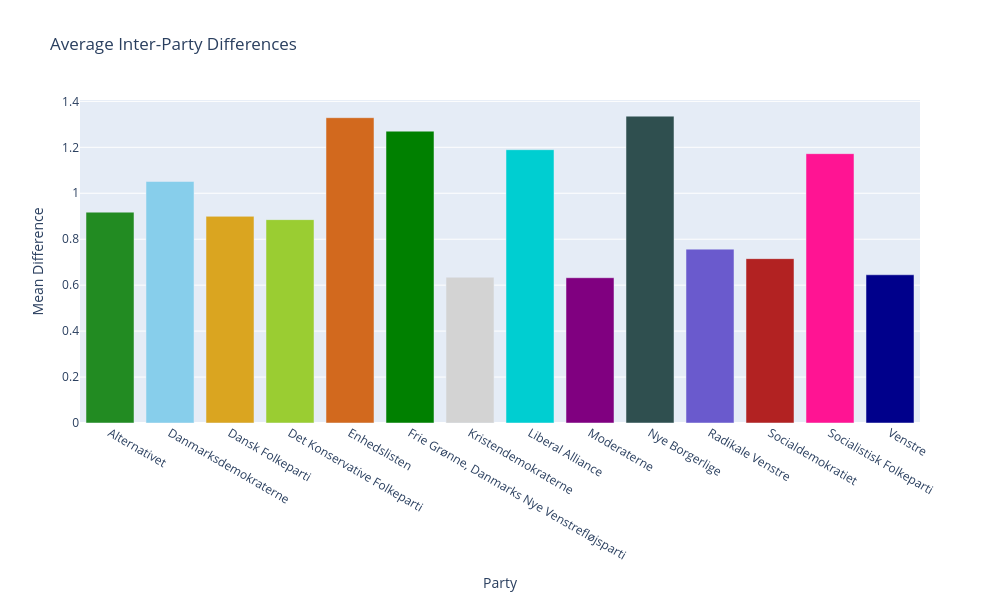

Notebook code for this chart:
### Code cell
inter_party_differences_df = inter_party_differences.mean(axis=1).reset_index() # similar to unstack.
inter_party_differences_df.columns = ['parti', 'mean']

fig = px.bar(
    inter_party_differences_df, x='parti', y='mean',
    title='Average Inter-Party Differences',
    labels={'parti': 'Party', 'mean': 'Mean Difference'},
    color='parti',
    color_discrete_map=party_colors,
    height=600, width=1000
)

fig.update_traces()
fig.update_layout(showlegend=False)
fig.show()

### Figure 1 — Plotly figure (JSON) as saved in the notebook; plotly's stock layout.template omitted (floating-point values rounded to 4 significant figures)
{"data": [{"hovertemplate": "Party=%{x}<br>Mean Difference=%{y}<extra></extra>", "legendgroup": "Alternativet", "marker": {"color": "#228B22", "pattern": {"shape": ""}}, "name": "Alternativet", "orientation": "v", "showlegend": true, "textposition": "auto", "type": "bar", "x": ["Alternativet"], "xaxis": "x", "y": [0.9177], "yaxis": "y"}, {"hovertemplate": "Party=%{x}<br>Mean Difference=%{y}<extra></extra>", "legendgroup": "Danmarksdemokraterne", "marker": {"color": "#87CEEB", "pattern": {"shape": ""}}, "name": "Danmarksdemokraterne", "orientation": "v", "showlegend": true, "textposition": "auto", "type": "bar", "x": ["Danmarksdemokraterne"], "xaxis": "x", "y": [1.051], "yaxis": "y"}, {"hovertemplate": "Party=%{x}<br>Mean Difference=%{y}<extra></extra>", "legendgroup": "Dansk Folkeparti", "marker": {"color": "#DAA520", "pattern": {"shape": ""}}, "name": "Dansk Folkeparti", "orientation": "v", "showlegend": true, "textposition": "auto", "type": "bar", "x": ["Dansk Folkeparti"], "xaxis": "x", "y": [0.8996], "yaxis": "y"}, {"hovertemplate": "Party=%{x}<br>Mean Difference=%{y}<extra></extra>", "legendgroup": "Det Konservative Folkeparti", "marker": {"color": "#9ACD32", "pattern": {"shape": ""}}, "name": "Det Konservative Folkeparti", "orientation": "v", "showlegend": true, "textposition": "auto", "type": "bar", "x": ["Det Konservative Folkeparti"], "xaxis": "x", "y": [0.8852], "yaxis": "y"}, {"hovertemplate": "Party=%{x}<br>Mean Difference=%{y}<extra></extra>", "legendgroup": "Enhedslisten", "marker": {"color": "#D2691E", "pattern": {"shape": ""}}, "name": "Enhedslisten", "orientation": "v", "showlegend": true, "textposition": "auto", "type": "bar", "x": ["Enhedslisten"], "xaxis": "x", "y": [1.329], "yaxis": "y"}, {"hovertemplate": "Party=%{x}<br>Mean Difference=%{y}<extra></extra>", "legendgroup": "Frie Grønne, Danmarks Nye Venstrefløjsparti", "marker": {"color": "#008000", "pattern": {"shape": ""}}, "name": "Frie Grønne, Danmarks Nye Venstrefløjsparti", "orientation": "v", "showlegend": true, "textposition": "auto", "type": "bar", "x": ["Frie Grønne, Danmarks Nye Venstrefløjsparti"], "xaxis": "x", "y": [1.27], "yaxis": "y"}, {"hovertemplate": "Party=%{x}<br>Mean Difference=%{y}<extra></extra>", "legendgroup": "Kristendemokraterne", "marker": {"color": "#D3D3D3", "pattern": {"shape": ""}}, "name": "Kristendemokraterne", "orientation": "v", "showlegend": true, "textposition": "auto", "type": "bar", "x": ["Kristendemokraterne"], "xaxis": "x", "y": [0.6348], "yaxis": "y"}, {"hovertemplate": "Party=%{x}<br>Mean Difference=%{y}<extra></extra>", "legendgroup": "Liberal Alliance", "marker": {"color": "#00CED1", "pattern": {"shape": ""}}, "name": "Liberal Alliance", "orientation": "v", "showlegend": true, "textposition": "auto", "type": "bar", "x": ["Liberal Alliance"], "xaxis": "x", "y": [1.19], "yaxis": "y"}, {"hovertemplate": "Party=%{x}<br>Mean Difference=%{y}<extra></extra>", "legendgroup": "Moderaterne", "marker": {"color": "#800080", "pattern": {"shape": ""}}, "name": "Moderaterne", "orientation": "v", "showlegend": true, "textposition": "auto", "type": "bar", "x": ["Moderaterne"], "xaxis": "x", "y": [0.6323], "yaxis": "y"}, {"hovertemplate": "Party=%{x}<br>Mean Difference=%{y}<extra></extra>", "legendgroup": "Nye Borgerlige", "marker": {"color": "#2F4F4F", "pattern": {"shape": ""}}, "name": "Nye Borgerlige", "orientation": "v", "showlegend": true, "textposition": "auto", "type": "bar", "x": ["Nye Borgerlige"], "xaxis": "x", "y": [1.336], "yaxis": "y"}, {"hovertemplate": "Party=%{x}<br>Mean Difference=%{y}<extra></extra>", "legendgroup": "Radikale Venstre", "marker": {"color": "#6A5ACD", "pattern": {"shape": ""}}, "name": "Radikale Venstre", "orientation": "v", "showlegend": true, "textposition": "auto", "type": "bar", "x": ["Radikale Venstre"], "xaxis": "x", "y": [0.7568], "yaxis": "y"}, {"hovertemplate": "Party=%{x}<br>Mean Difference=%{y}<extra></extra>", "legendgroup": "Socialdemokratiet", "marker": {"color": "#B22222", "pattern": {"shape": ""}}, "name": "Socialdemokratiet", "orientation": "v", "showlegend": true, "textposition": "auto", "type": "bar", "x": ["Socialdemokratiet"], "xaxis": "x", "y": [0.7154], "yaxis": "y"}, {"hovertemplate": "Party=%{x}<br>Mean Difference=%{y}<extra></extra>", "legendgroup": "Socialistisk Folkeparti", "marker": {"color": "#FF1493", "pattern": {"shape": ""}}, "name": "Socialistisk Folkeparti", "orientation": "v", "showlegend": true, "textposition": "auto", "type": "bar", "x": ["Socialistisk Folkeparti"], "xaxis": "x", "y": [1.172], "yaxis": "y"}, {"hovertemplate": "Party=%{x}<br>Mean Difference=%{y}<extra></extra>", "legendgroup": "Venstre", "marker": {"color": "#00008B", "pattern": {"shape": ""}}, "name": "Venstre", "orientation": "v", "showlegend": true, "textposition": "auto", "type": "bar", "x": ["Venstre"], "xaxis": "x", "y": [0.6452], "yaxis": "y"}], "layout": {"barmode": "relative", "height": 600, "legend": {"title": {"text": "Party"}, "tracegroupgap": 0}, "showlegend": false, "title": {"text": "Average Inter-Party Differences"}, "width": 1000, "xaxis": {"anchor": "y", "categoryarray": ["Alternativet", "Danmarksdemokraterne", "Dansk Folkeparti", "Det Konservative Folkeparti", "Enhedslisten", "Frie Grønne, Danmarks Nye Venstrefløjsparti", "Kristendemokraterne", "Liberal Alliance", "Moderaterne", "Nye Borgerlige", "Radikale Venstre", "Socialdemokratiet", "Socialistisk Folkeparti", "Venstre"], "categoryorder": "array", "domain": [0, 1], "title": {"text": "Party"}}, "yaxis": {"anchor": "x", "domain": [0, 1], "title": {"text": "Mean Difference"}}}}
